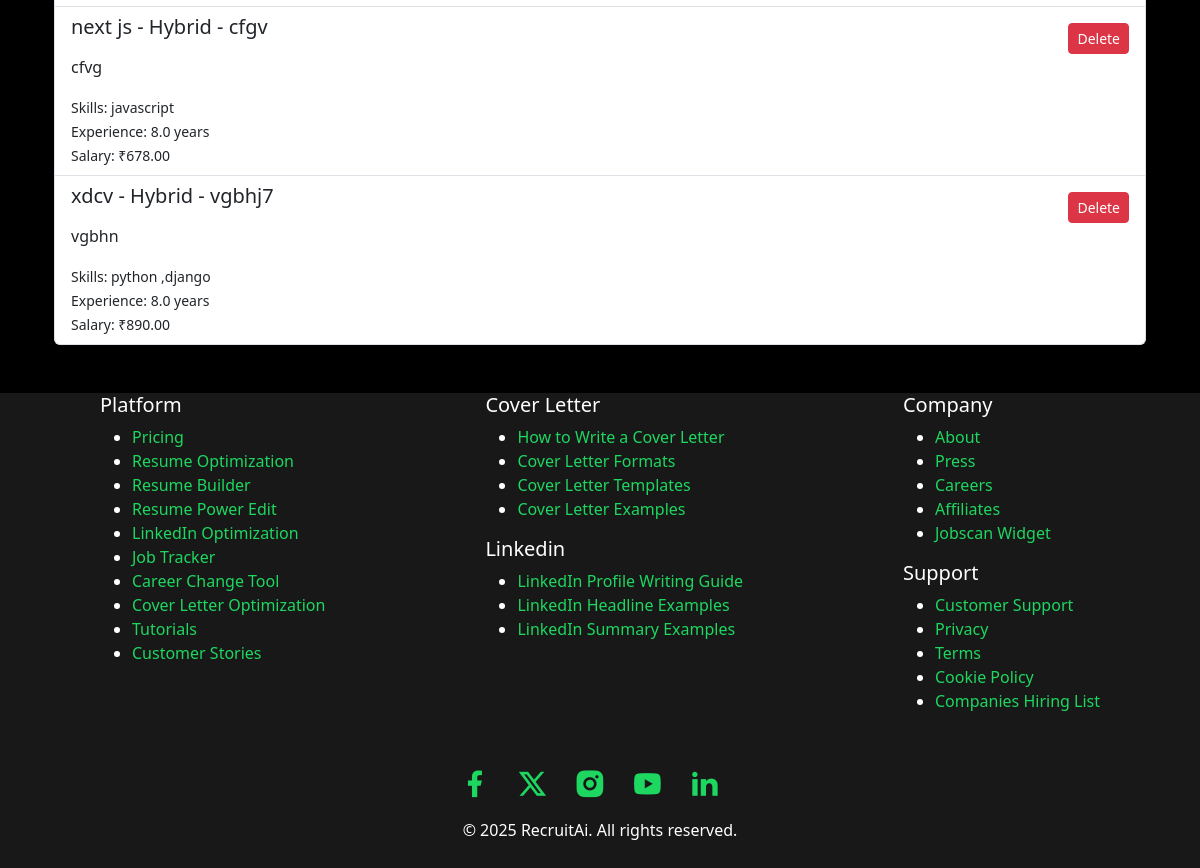
The page /jobs/manage-jobs/ (lower part) on the database as committed earlier.
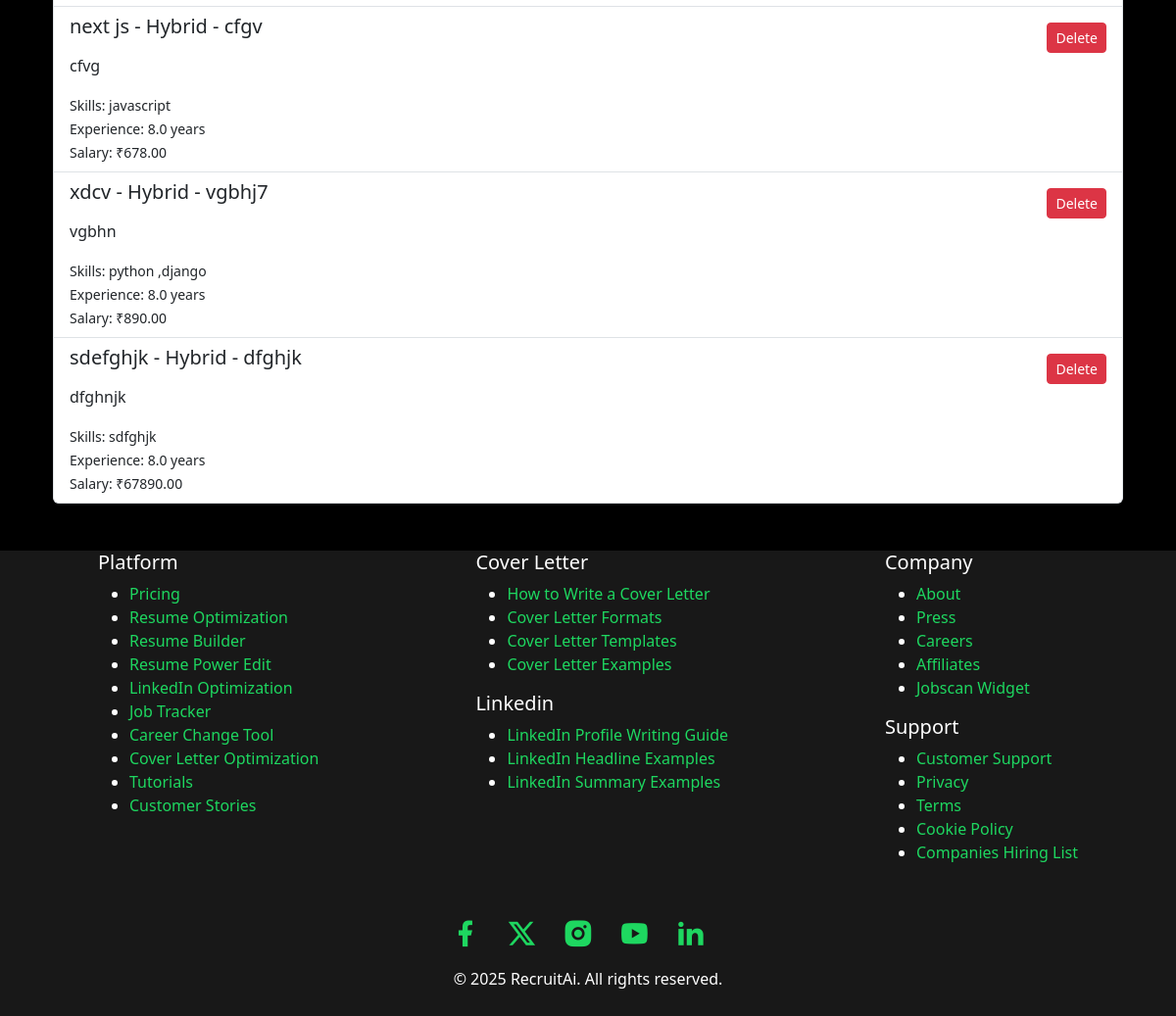
The same page on the database as committed later.
### jobs/models.py (models this page shows)
class Job(models.Model):
    title = models.CharField(max_length=255)
    description = models.TextField()
    skills_required = models.TextField()
    location = models.CharField(max_length=255)
    min_experience = models.FloatField()
    job_type = models.CharField(max_length=50)
    required_skills = models.TextField()
    salary = models.DecimalField(max_digits=10, decimal_places=2)
    def __str__(self):
        return self.title

### jobs/views.py (the view)
# urls.py: path('manage-jobs/', views.job_list, name='job_list'),
def job_list(request):
    jobs = Job.objects.all()
    print(f"DEBUG: Jobs fetched: {jobs}")
    return render(request, "jobs/job_management.html", {"jobs": jobs})

### jobs/templates/jobs/job_management.html (shortened to what this page needs)
{% extends 'base.html' %}
{% block content %}
<div class="container py-4">
    {% if jobs %}
        <div class="list-group">
            {% for job in jobs %}
                <div class="list-group-item d-flex justify-content-between align-items-start">
                    <div>
                        <h5>{{ job.title }} - {{ job.job_type }} - {{ job.location }}</h5>
                        <p>{{ job.description|linebreaks }}</p>
                        <small>Skills: {{ job.skills_required }}</small><br>
                        <small>Experience: {{ job.min_experience }} years</small><br>
                        <small>Salary: ₹{{ job.salary }}</small>
                    </div>
                    <form method="POST" action="{% url 'jobs:delete_job' job.id %}">
                        <button class="btn btn-danger btn-sm mt-2">Delete</button>
                    </form>
                </div>
            {% endfor %}
        </div>
    {% else %}
        <p class="text-muted">No jobs posted yet.</p>
    {% endif %}
</div>
{% endblock %}

Rows that differ between the two databases and show on the page:
added Job: title "sdefghjk", job_type "Hybrid", location "dfghjk", description "dfghnjk", skills_required "sdfghjk", min_experience "8.0", salary "67890.00"
